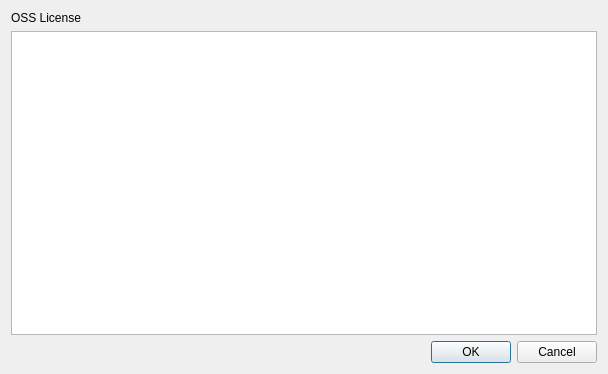
<?xml version="1.0" encoding="UTF-8"?>
<ui version="4.0">
 <class>licenseDialog</class>
 <widget class="QDialog" name="licenseDialog">
  <property name="geometry">
   <rect>
    <x>0</x>
    <y>0</y>
    <width>608</width>
    <height>374</height>
   </rect>
  </property>
  <property name="sizePolicy">
   <sizepolicy hsizetype="Expanding" vsizetype="Expanding">
    <horstretch>0</horstretch>
    <verstretch>0</verstretch>
   </sizepolicy>
  </property>
  <property name="windowTitle">
   <string>Dialog</string>
  </property>
  <layout class="QVBoxLayout" name="verticalLayout">
   <item>
    <widget class="QLabel" name="label">
     <property name="text">
      <string>OSS License</string>
     </property>
    </widget>
   </item>
   <item>
    <widget class="QPlainTextEdit" name="plainTextEdit">
     <property name="readOnly">
      <bool>true</bool>
     </property>
    </widget>
   </item>
   <item>
    <widget class="QDialogButtonBox" name="buttonBox">
     <property name="orientation">
      <enum>Qt::Horizontal</enum>
     </property>
     <property name="standardButtons">
      <set>QDialogButtonBox::Cancel|QDialogButtonBox::Ok</set>
     </property>
    </widget>
   </item>
  </layout>
 </widget>
 <resources/>
 <connections>
  <connection>
   <sender>buttonBox</sender>
   <signal>accepted()</signal>
   <receiver>licenseDialog</receiver>
   <slot>accept()</slot>
   <hints>
    <hint type="sourcelabel">
     <x>248</x>
     <y>254</y>
    </hint>
    <hint type="destinationlabel">
     <x>157</x>
     <y>274</y>
    </hint>
   </hints>
  </connection>
  <connection>
   <sender>buttonBox</sender>
   <signal>rejected()</signal>
   <receiver>licenseDialog</receiver>
   <slot>reject()</slot>
   <hints>
    <hint type="sourcelabel">
     <x>316</x>
     <y>260</y>
    </hint>
    <hint type="destinationlabel">
     <x>286</x>
     <y>274</y>
    </hint>
   </hints>
  </connection>
 </connections>
</ui>
